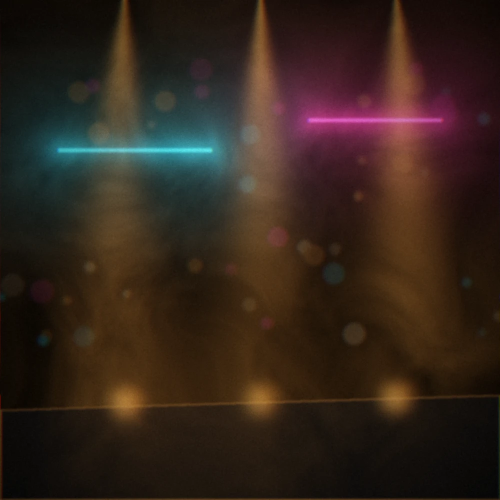
#> input picture src/renderer/img/ambiance-accueil.webp, 1000 x 1000 px, given in place of raw-mic.png, which was not available (shown at 1/2 size)
$ python developper.py ../../src/renderer/img
#> lines starting #> are read from the running program, lines starting #| are printed output that depends on the picture
import sys, numpy as np
from scipy.ndimage import gaussian_filter
from PIL import Image
D=sys.argv[1]
names={'mic':'LaserBeat 1 - Phonk Laser Game','cassette':'LaserBeat 2 - Phonk','favela':'LaserBeat 3 - Mandelao','drift':'LaserBeat 4 - Drift Hardbass','blocks':'LaserBeat 5 - Drift Hardbass II','guitar':'LaserBeat 6 - Hard Rock'}
N=1000;Y,X=np.mgrid[0:N,0:N].astype(np.float32)
for i,(k,n) in enumerate(names.items()):
    im=np.asarray(Image.open(f'{D}/raw-{k}.png').convert('RGB'),np.float32)/255
    bloom=gaussian_filter(np.clip(im-.7,0,None),(12,12,0))*.8
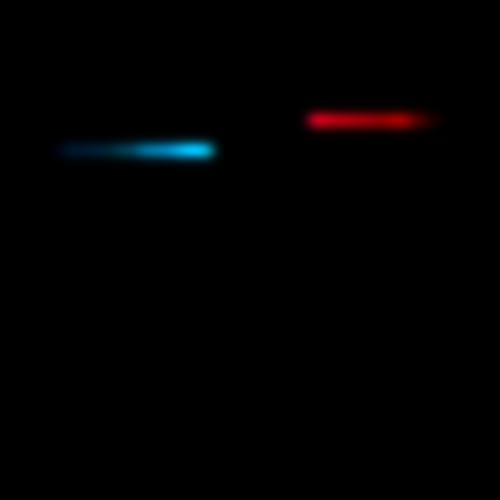
#> bloom: shape (1000, 1000, 3) float32 (shown at 1/2 size); mean R, G, B 0.000183, 0.000139, 0.000202; drawn with min black and max white
    im=1-(1-im)*(1-bloom)
    im[...,0]=np.roll(im[...,0],2,1); im[...,2]=np.roll(im[...,2],-2,1)
    v=1-.5*(((X-N/2)**2+(Y-N/2)**2)/(N*N/2))**1.1; im*=v[...,None]
#> after `im *= v[..., None]`:
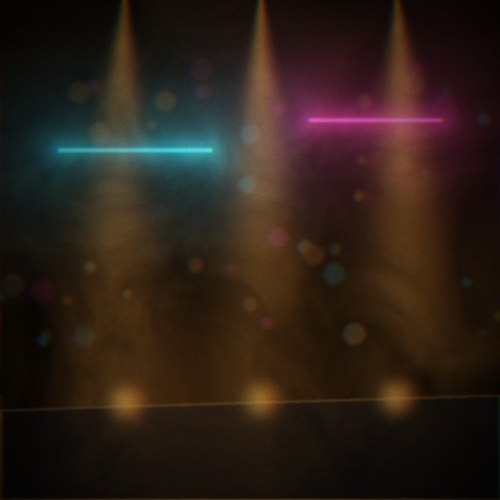
#> im: shape (1000, 1000, 3) float32 (shown at 1/2 size); mean R, G, B 0.177, 0.128, 0.096
    g=gaussian_filter(np.random.default_rng(i).normal(0,.03,(N,N)).astype(np.float32),.7)
    if k=='cassette':  # lignes de balayage façon VHS
        im*= (0.93+0.07*(np.sin(Y*np.pi/2.5)**2))[...,None]
    im=np.clip(im+g[...,None]*(.35+im),0,1)
    Image.fromarray((im*255).astype(np.uint8)).save(f'{D}/{n}.webp','WEBP',quality=88)
#> pass 2 of the loop `for i,(k,n) in enumerate(names.items()):`:
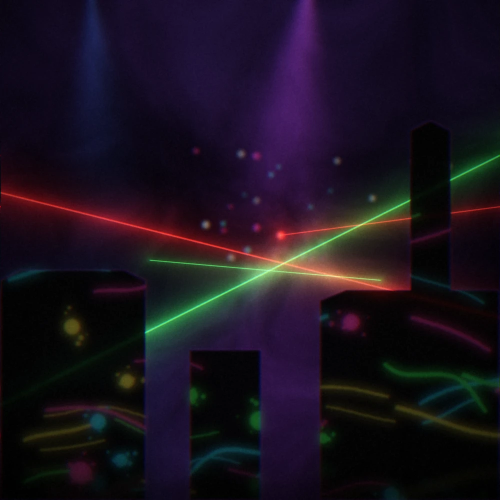
#> input picture src/renderer/img/laser-arena.webp, 1000 x 1000 px, given in place of raw-cassette.png, which was not available (shown at 1/2 size)
#> `bloom=gaussian_filter(np.clip(im-.7,0,None),(12,12,0))*.8`:
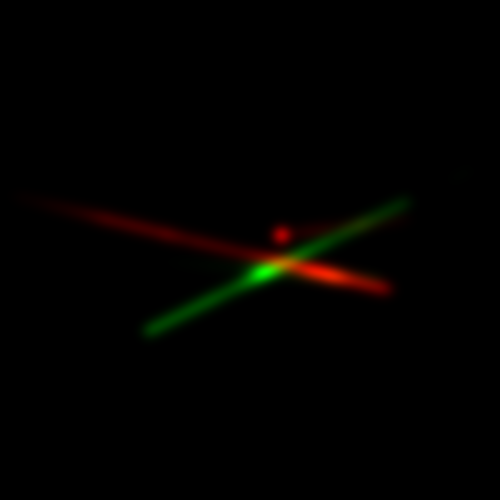
#> bloom: shape (1000, 1000, 3) float32 (shown at 1/2 size); mean R, G, B 0.000464, 0.00032, 4.25e-07; drawn with min black and max white
#> (the run stopped early here; a loop or call above may not have finished)
